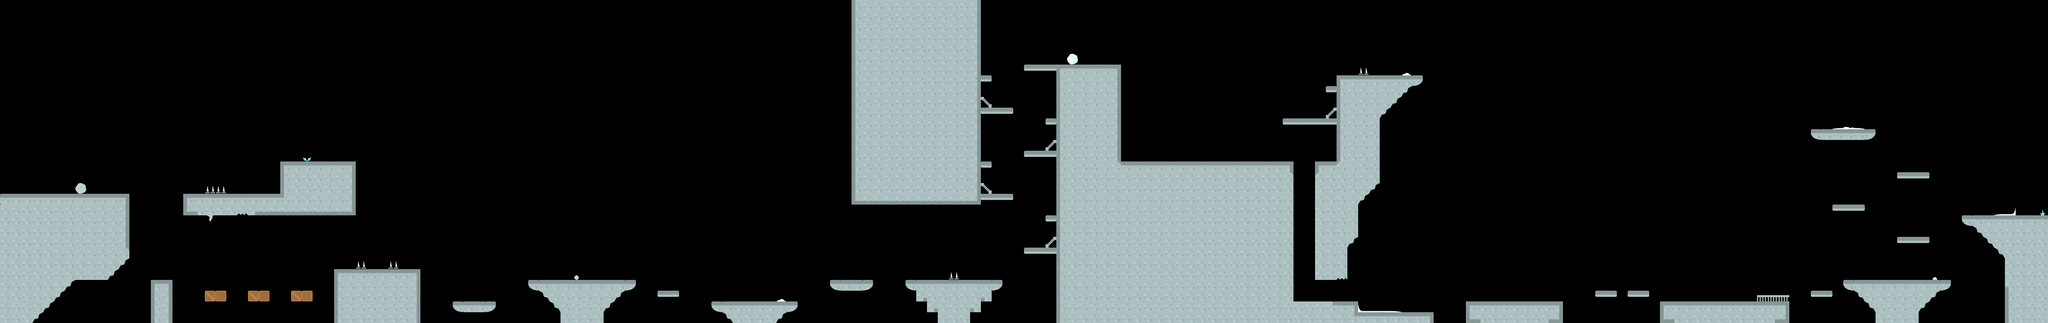

A 2D game scene composited from a Tiled map and its tileset images. What follows is a short description and the map's XML, with each tile layer's data collapsed to a summary:
An orthogonal 190x30 tile map with 32x32 px tiles, 3 tile layers (tileLayer, hazardLayer, elementsLayer), 3 tilesets and 80 objects (50x coin, 6x walker, 6x destroy, 4x staticshooter, 3x doublewalkershooter, ...).

<map version="1.0" orientation="orthogonal" renderorder="right-down" width="190" height="30" tilewidth="32" tileheight="32" nextobjectid="160">
 <tileset firstgid="1" name="world4" tilewidth="32" tileheight="32" spacing="8" margin="4" tilecount="34" columns="34">
  <image source="world4.png" width="1360" height="40" />
 </tileset>
 <tileset firstgid="35" name="hazard" tilewidth="32" tileheight="32" spacing="8" margin="4" tilecount="9" columns="9">
  <image source="hazard.png" width="360" height="40" />
 </tileset>
 <tileset firstgid="44" name="elements2" tilewidth="32" tileheight="32" spacing="8" margin="4" tilecount="38" columns="38">
  <image source="elements2.png" width="1520" height="40" />
 </tileset>
 <layer name="tileLayer" width="190" height="30">
  <data>[5700 cells, 1187 non-empty, 27 distinct tile ids]</data>
 </layer>
 <objectgroup name="gameObjects">
  <object id="1" name="player" x="64" y="512" width="32" height="64" />
  <object id="54" name="exit" x="5984" y="544" width="64" height="96" />
  <object id="55" name="coin" x="1088" y="576" width="32" height="32" />
  <object id="56" name="coin" x="1088" y="640" width="32" height="32" />
  <object id="57" name="coin" x="1408" y="832" width="32" height="32" />
  <object id="58" name="coin" x="1376" y="832" width="32" height="32" />
  <object id="70" name="coin" x="2912" y="256" width="32" height="32" />
  <object id="71" name="coin" x="2976" y="256" width="32" height="32" />
  <object id="72" name="coin" x="3040" y="384" width="32" height="32" />
  <object id="73" name="coin" x="3328" y="416" width="32" height="32" />
  <object id="74" name="coin" x="3392" y="416" width="32" height="32" />
  <object id="75" name="coin" x="3456" y="416" width="32" height="32" />
  <object id="76" name="coin" x="3520" y="416" width="32" height="32" />
  <object id="77" name="coin" x="3584" y="416" width="32" height="32" />
  <object id="78" name="coin" x="3648" y="416" width="32" height="32" />
  <object id="79" name="coin" x="3712" y="416" width="32" height="32" />
  <object id="80" name="coin" x="3776" y="416" width="32" height="32" />
  <object id="81" name="coin" x="3840" y="416" width="32" height="32" />
  <object id="82" name="coin" x="3904" y="416" width="32" height="32" />
  <object id="84" name="coin" x="3840" y="800" width="32" height="32" />
  <object id="85" name="coin" x="3872" y="832" width="32" height="32" />
  <object id="86" name="coin" x="3840" y="864" width="32" height="32" />
  <object id="87" name="coin" x="3904" y="864" width="32" height="32" />
  <object id="88" name="coin" x="3936" y="832" width="32" height="32" />
  <object id="89" name="coin" x="3968" y="864" width="32" height="32" />
  <object id="90" name="coin" x="4000" y="832" width="32" height="32" />
  <object id="91" name="coin" x="4032" y="864" width="32" height="32" />
  <object id="92" name="coin" x="4064" y="896" width="32" height="32" />
  <object id="95" name="coin" x="5504" y="320" width="32" height="32" />
  <object id="96" name="coin" x="5440" y="320" width="32" height="32" />
  <object id="97" name="coin" x="5376" y="320" width="32" height="32" />
  <object id="98" name="coin" x="5664" y="448" width="32" height="32" />
  <object id="99" name="coin" x="672" y="768" width="32" height="32" />
  <object id="100" name="coin" x="800" y="768" width="32" height="32" />
  <object id="101" name="coin" x="2176" y="800" width="32" height="32" />
  <object id="102" name="coin" x="2272" y="800" width="32" height="32" />
  <object id="103" name="walker" x="2208" y="832" width="32" height="64" />
  <object id="105" name="doublewalkershooter" x="960" y="416" width="32" height="64" />
  <object id="108" name="doublewalkershooter" x="5184" y="832" width="32" height="64" />
  <object id="109" name="doublewalker" x="5632" y="768" width="32" height="64" />
  <object id="110" name="flyer" x="896" y="800" width="32" height="64" />
  <object id="111" name="drunkflyer" x="2944" y="416" width="32" height="64" />
  <object id="112" name="doublewalker" x="5472" y="320" width="32" height="64" />
  <object id="113" name="flyer" x="6048" y="512" width="32" height="64" />
  <object id="115" name="staticshooter2" x="768" y="512" width="32" height="64" />
  <object id="116" name="staticshooter" x="1824" y="768" width="32" height="64" />
  <object id="118" name="doublewalker" x="1760" y="768" width="32" height="64" />
  <object id="120" name="staticshooter" x="2752" y="768" width="32" height="64" />
  <object id="122" name="staticshooter" x="3264" y="128" width="32" height="64" />
  <object id="123" name="staticshooter" x="5888" y="576" width="32" height="64" />
  <object id="124" name="walker" x="5504" y="768" width="32" height="64" />
  <object id="125" name="walker" x="4512" y="832" width="32" height="64" />
  <object id="129" name="walker" x="4096" y="160" width="32" height="64" />
  <object id="130" name="doublewalkershooter" x="3488" y="416" width="32" height="64" />
  <object id="131" name="walker" x="3072" y="128" width="32" height="64" />
  <object id="141" name="helmetgreen" x="736" y="768" width="32" height="32" />
  <object id="142" name="coin" x="3104" y="384" width="32" height="32" />
  <object id="143" name="coin" x="2976" y="512" width="32" height="32" />
  <object id="144" name="coin" x="2912" y="512" width="32" height="32" />
  <object id="145" name="coin" x="4480" y="608" width="32" height="32" />
  <object id="146" name="coin" x="4480" y="544" width="32" height="32" />
  <object id="147" name="coin" x="4480" y="480" width="32" height="32" />
  <object id="148" name="coin" x="4480" y="416" width="32" height="32" />
  <object id="149" name="coin" x="4416" y="320" width="32" height="32" />
  <object id="150" name="coin" x="4352" y="256" width="32" height="32" />
  <object id="151" name="coin" x="4288" y="224" width="32" height="32" />
  <object id="152" name="coin" x="5472" y="544" width="32" height="32" />
  <object id="153" name="walker" x="1120" y="736" width="32" height="64" />
  <object id="154" name="attacker" x="3744" y="416" width="32" height="64" />
  <object id="155" name="coin" x="608" y="768" width="32" height="32" />
  <object id="156" name="coin" x="864" y="768" width="32" height="32" />
  <object id="157" name="coin" x="1088" y="512" width="32" height="32" />
  <object id="158" name="coin" x="4064" y="832" width="32" height="32" />
  <object id="159" name="coin" x="4096" y="864" width="32" height="32" />
 </objectgroup>
 <objectgroup name="interactionObjects">
  <object id="132" name="destroy" x="608" y="864" width="32" height="32" />
  <object id="133" name="destroy" x="736" y="864" width="32" height="32" />
  <object id="134" name="destroy" x="864" y="864" width="32" height="32" />
  <object id="138" name="destroy" x="640" y="864" width="32" height="32" />
  <object id="139" name="destroy" x="768" y="864" width="32" height="32" />
  <object id="140" name="destroy" x="896" y="864" width="32" height="32" />
 </objectgroup>
 <layer name="hazardLayer" width="190" height="30">
  <data>[5700 cells, 6 non-empty, 1 distinct tile ids]</data>
 </layer>
 <layer name="elementsLayer" width="190" height="30">
  <data>[5700 cells, 26 non-empty, 17 distinct tile ids]</data>
 </layer>
</map>
